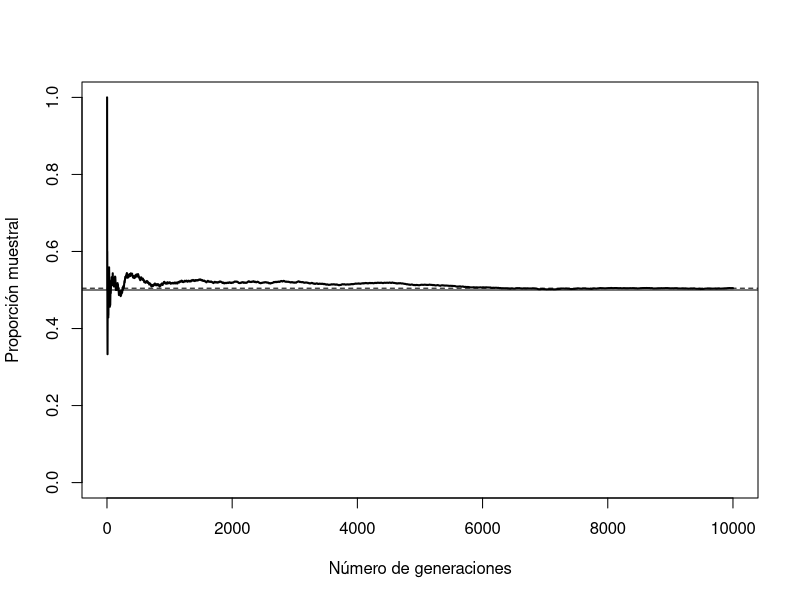
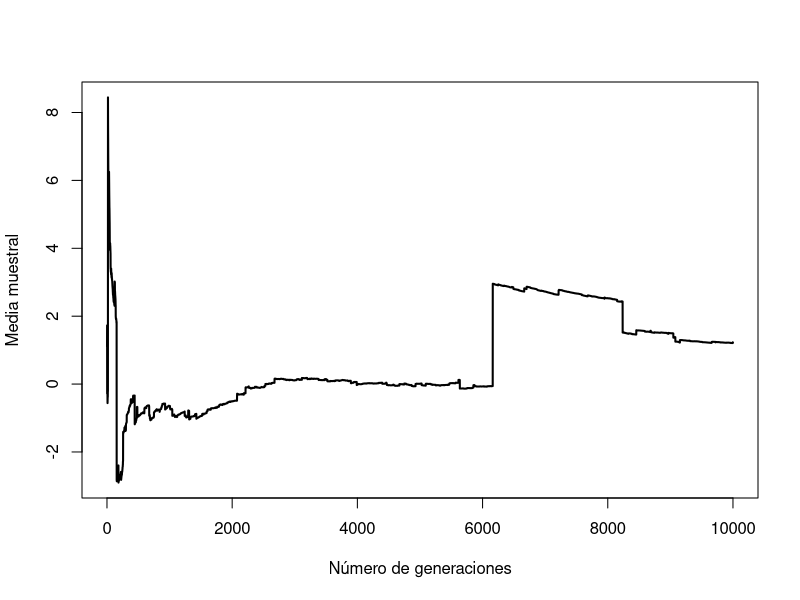
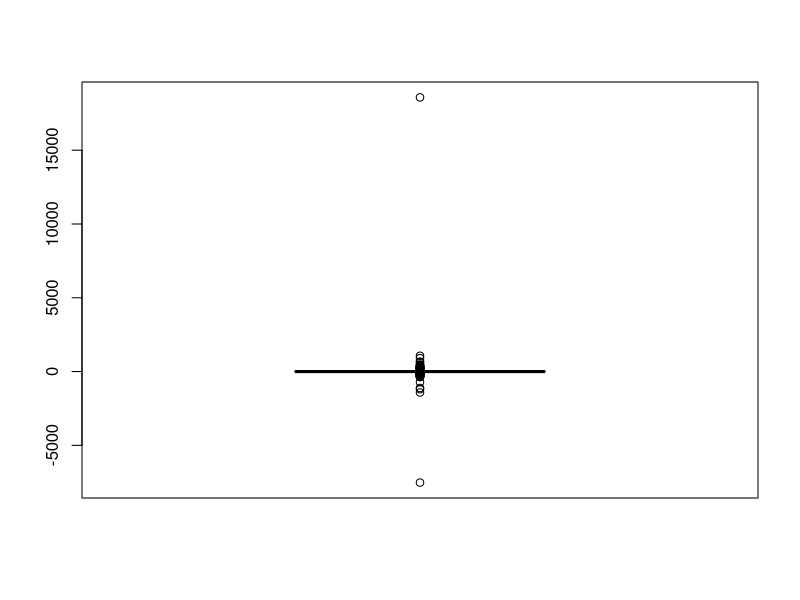
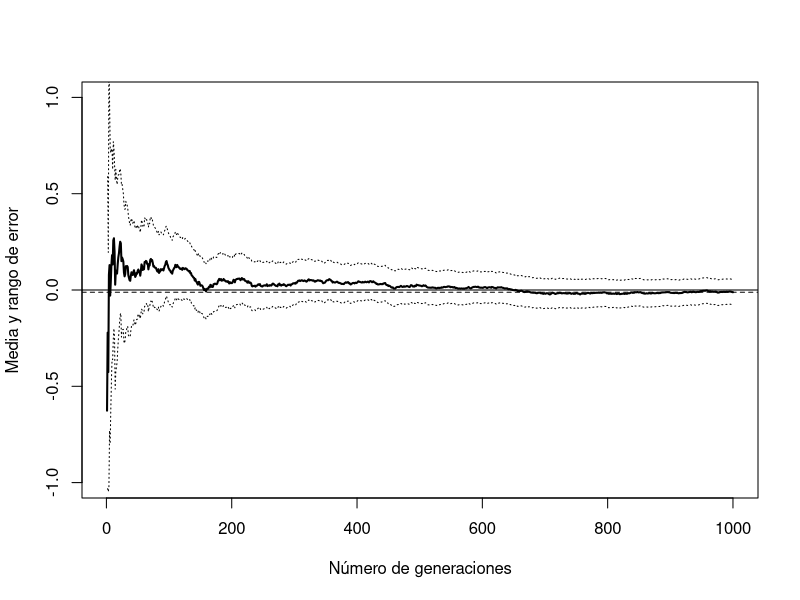
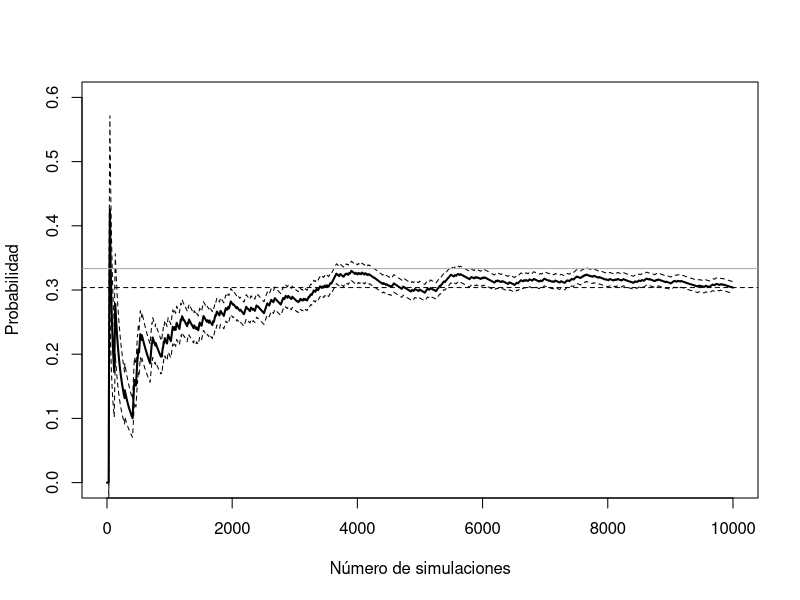
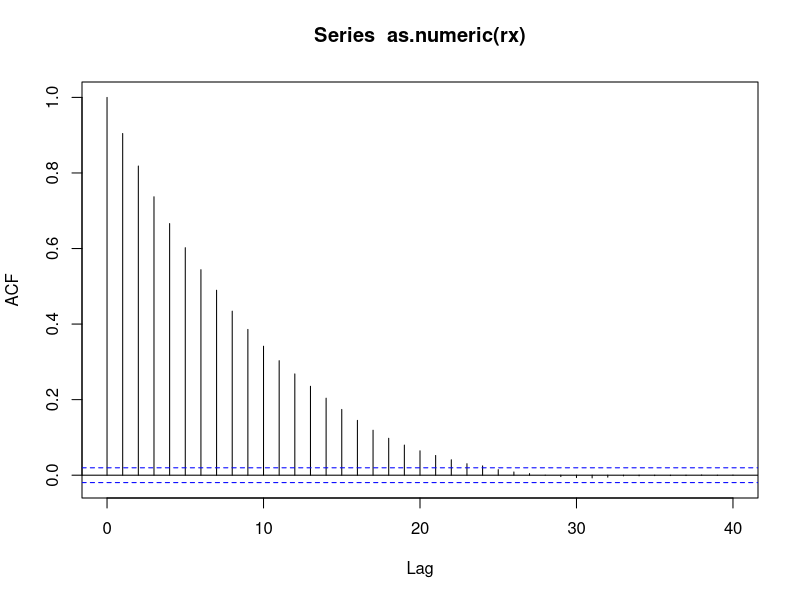
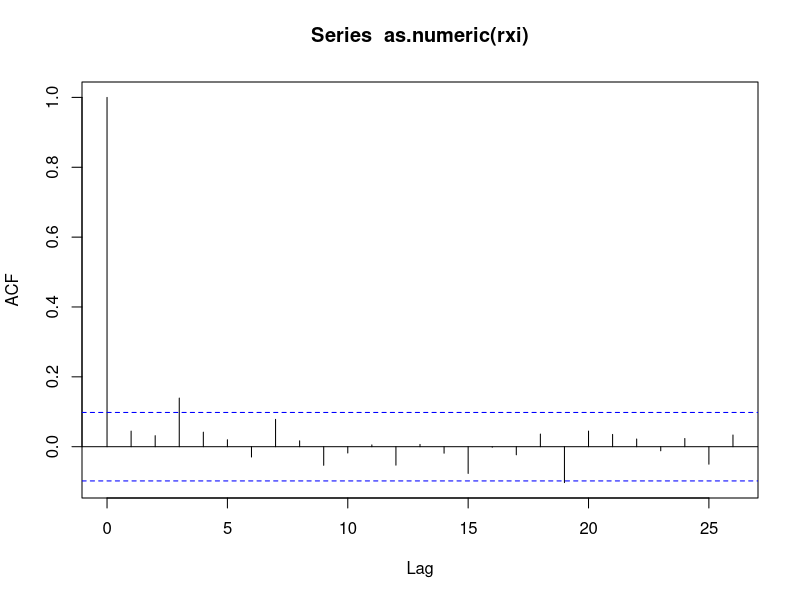
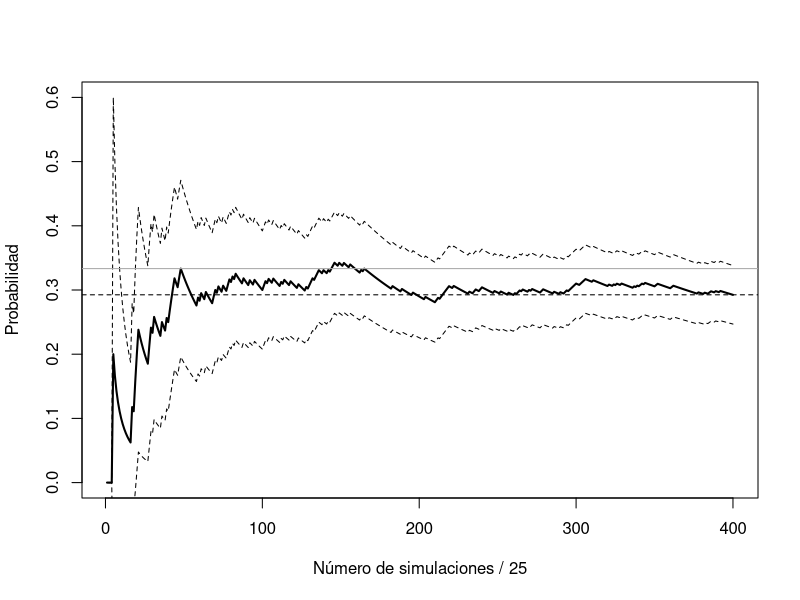

Write the R code that produced these figures, in order.
## ---- chunk 1

## ---- chunk 2
p <- 0.5
set.seed(1)
nsim <- 10000 # nsim <- 100
rx <- runif(nsim) < p # rbinom(nsim, size = 1, prob = p)
## ---- chunk 3
mean(rx) 
## ---- chunk 4
plot(cumsum(rx)/1:nsim, type = "l", lwd = 2, xlab = "Número de generaciones", 
     ylab = "Proporción muestral", ylim = c(0, 1))
abline(h = mean(rx), lty = 2)
# valor teórico
abline(h = p) 
## ---- chunk 5
set.seed(1)
nsim <- 10000
rx <- rcauchy(nsim) # rx <- rt(nsim, df = 2)
plot(cumsum(rx)/1:nsim, type = "l", lwd = 2, 
     xlab = "Número de generaciones", ylab = "Media muestral")
## ---- chunk 6
boxplot(rx)
## ---- chunk 7
xsd <- 1
xmed <- 0
set.seed(1)
nsim <- 1000
rx <- rnorm(nsim, xmed, xsd)
## ---- chunk 8
mean(rx)
## ---- chunk 9
2*sd(rx)/sqrt(nsim)
## ---- chunk 10
n <- 1:nsim
est <- cumsum(rx)/n
# (cumsum(rx^2) - n*est^2)/(n-1) # Varianzas muestrales
esterr <- sqrt((cumsum(rx^2)/n - est^2)/(n-1)) # Errores estándar
plot(est, type = "l", lwd = 2, xlab = "Número de generaciones", 
     ylab = "Media y rango de error", ylim = c(-1, 1))
abline(h = est[nsim], lty=2)
lines(est + 2*esterr, lty=3)
lines(est - 2*esterr, lty=3)
abline(h = xmed)
## ---- chunk 11
# Variable dicotómica 0/1 (FALSE/TRUE)  
set.seed(1)
nsim <- 10000
alpha <- 0.03 # prob de cambio si seco
beta <- 0.06  # prob de cambio si lluvia
rx <- logical(nsim) # x == "llueve"
rx[1] <- FALSE # El primer día no llueve
for (i in 2:nsim)
  rx[i] <- if (rx[i-1]) runif(1) > beta else runif(1) < alpha
## ---- chunk 12
n <- 1:nsim
est <- cumsum(rx)/n
esterr <- sqrt(est*(1-est)/(n-1)) # OJO! Supone independencia
plot(est, type="l", lwd=2, ylab="Probabilidad", 
     xlab="Número de simulaciones", ylim=c(0,0.6))
abline(h = est[nsim], lty=2)
lines(est + 2*esterr, lty=2) 
lines(est - 2*esterr, lty=2)
abline(h = 1/3, col="darkgray") # Probabilidad teórica
## ---- chunk 13
est[nsim]
## ---- chunk 14
esterr[nsim]
## ---- chunk 15
acf(as.numeric(rx))
## ---- chunk 16
lag <- 24
xlag <- c(rep(FALSE, lag), TRUE)
rxi <- rx[xlag]
acf(as.numeric(rxi))
## ---- chunk 17
nrxi <- length(rxi)
n <- 1:nrxi
est <- cumsum(rxi)/n
esterr <- sqrt(est*(1-est)/(n-1))
plot(est, type="l", lwd=2, ylab="Probabilidad", 
     xlab=paste("Número de simulaciones /", lag + 1), ylim=c(0,0.6))
abline(h = est[length(rxi)], lty=2)
lines(est + 2*esterr, lty=2) # Supone independencia
lines(est - 2*esterr, lty=2)
abline(h = 1/3, col="darkgray")     # Prob. teor. cadenas Markov
## ---- chunk 18
esterr[nrxi]
## ---- chunk 19
rxm <- rowMeans(matrix(rx, ncol = lag, byrow = TRUE))
nrxm <- length(rxm)
n <- 1:nrxm
est <- cumsum(rxm)/n
esterr <- sqrt((cumsum(rxm^2)/n - est^2)/(n-1)) # Errores estándar
plot(est, type="l", lwd=2, ylab="Probabilidad", 
     xlab=paste("Número de simulaciones /", lag + 1), ylim=c(0,0.6))
abline(h = est[length(rxm)], lty=2)
lines(est + 2*esterr, lty=2) # OJO! Supone independencia
lines(est - 2*esterr, lty=2)
abline(h = 1/3, col="darkgray")     # Prob. teor. cadenas Markov
## ---- chunk 20
esterr[nrxm]
## ---- chunk 21
var.aprox <- nsim * esterr[length(rxm)]^2
var.aprox
## ---- chunk 22
var(rx)
## ---- chunk 23
# Variable dicotómica 0/1 (FALSE/TRUE)  
set.seed(1)
nsim <- 1000
nsec <- 10
alpha <- 0.03 # prob de cambio si seco
beta <- 0.06  # prob de cambio si lluvia
rxm <- matrix(FALSE, nrow = nsec, ncol= nsim)
for (i in 1:nsec) {
  # rxm[i, 1] <- FALSE # El primer día no llueve
  # rxm[i, 1] <- runif(1) < 1/2 # El primer día llueve con probabilidad 1/2
  rxm[i, 1] <- runif(1) < 1/3 # El primer día llueve con probabilidad 1/3 (ideal)
  for (j in 2:nsim)
    rxm[i, j] <- if (rxm[i, j-1]) runif(1) > beta else runif(1) < alpha
}
## ---- chunk 24
# Media de cada secuencia
n <- 1:nsim
est <- apply(rxm, 1, function(x) cumsum(x)/n)
matplot(n, est, type = 'l', lty = 3, col = "lightgray",
     ylab="Probabilidad", xlab="Número de simulaciones")
# Aproximación
mest <- apply(est, 1, mean)
lines(mest, lwd = 2)
abline(h = mest[nsim], lty = 2)
# Precisión
mesterr <- apply(est, 1, sd)/sqrt(nsec)
lines(mest + 2*mesterr, lty = 2)
lines(mest - 2*mesterr, lty = 2)
# Prob. teor. cadenas Markov
abline(h = 1/3, col="darkgray")     

# Aproximación final
mest[nsim] # mean(rxm)
# Error estándar
mesterr[nsim]
## ---- chunk 25
set.seed(2)
nsim <- 10000
rx2 <- logical(nsim)
rx2[1] <- TRUE # El primer día llueve
for (i in 2:nsim)
  rx2[i] <- if (rx2[i-1]) runif(1) > beta else runif(1) < alpha
n <- 1:nsim
est <- cumsum(rx)/n
est2 <- cumsum(rx2)/n
plot(est, type="l", ylab="Probabilidad", 
     xlab="Número de simulaciones", ylim=c(0,0.6))
lines(est2, lty = 2)
# Ejemplo periodo calentamiento nburn = 2000
abline(v = 2000, lty = 3)
# Prob. teor. cadenas Markov
abline(h = 1/3, col="darkgray")     

## ---- chunk 26
nsim <- 200   # Numero de simulaciones
xmed <- 0     # Media
rho <- 0.5    # Coeficiente AR
nburn <- 10   # Periodo de calentamiento (burn-in)
## ---- chunk 27
xvar <- 1     
# Varianza del error
evar <- xvar*(1 - rho^2)

## ---- chunk 28
set.seed(1)
x <- numeric(nsim + nburn)
# Establecer el primer valor 
x[1] <- -10
# Simular el resto de la secuencia
for (i in 2:length(x))
  x[i] <- xmed + rho*(x[i-1] - xmed) + rnorm(1, sd=sqrt(evar))
x <- as.ts(x)
plot(x)
abline(v = nburn, lty = 2)
## ---- chunk 29
rx <- x[-seq_len(nburn)]
## ---- chunk 30
rx2 <- arima.sim(list(order = c(1,0,0), ar = rho), n = nsim, 
                 n.start = nburn, sd = sqrt(evar))
